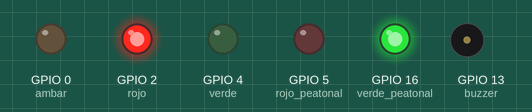
This program was run on a simulated ESP8266 board running MicroPython. On the bench: output pins drawn as LEDs (lit = HIGH), buzzer (waves = sounding, pin HIGH).

Above: at 2.0 s.
At 5.5 s:
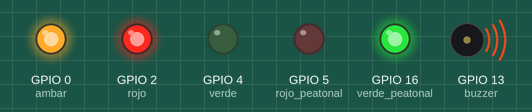
At 8.0 s:
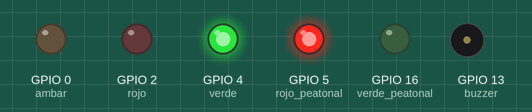
At 10.0 s:
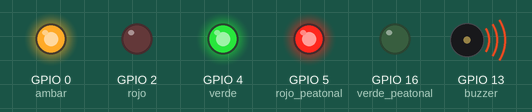
Timing chart, 0 to 14.3 s (numbered marks = the images above):
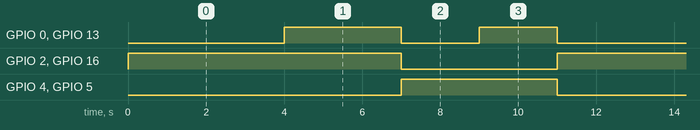

Measured:
- by itself, GPIO 0 (ambar), GPIO 13 (buzzer): repeats every 11.0 s: LOW 2.0 s, HIGH 2.0 s, LOW 4.0 s, HIGH 3.0 s
- by itself, GPIO 2 (rojo), GPIO 16 (verde_peatonal): alternates HIGH for 7.0 s and LOW for 4.0 s
- by itself, GPIO 4 (verde), GPIO 5 (rojo_peatonal): alternates HIGH for 4.0 s and LOW for 7.0 s

The program:

Clase_1.4__Sem_foro_Vehicular_y_Peatonal_.py
```python
from machine import Pin
import time

# Definir los pines de los LED
rojo = Pin(2, Pin.OUT)
ambar = Pin(0, Pin.OUT)
verde = Pin(4, Pin.OUT)
rojo_peatonal = Pin(5, Pin.OUT)
verde_peatonal = Pin(16, Pin.OUT)
buzzer = Pin(13, Pin.OUT)


# Bucle infinito
while True:
    # Rojo encendido
    rojo.value(1)
    ambar.value(0)
    buzzer.value(0)
    verde_peatonal.value(1)
    time.sleep(4)

    # buzzer y ámbar encendidos
    ambar.value(1)
    buzzer.value(1)
    time.sleep(3)

    # Rojo apagado, verde encendido
    rojo.value(0)
    verde_peatonal.value(0)
    verde.value(1)
    rojo_peatonal.value(1)
    ambar.value(0)
    buzzer.value(0)
    time.sleep(2)

    # Verde y ámbar encendidos
    ambar.value(1)
    buzzer.value(1)
    time.sleep(2)

    # Verde apagado
    verde.value(0)
    rojo_peatonal.value(0)
```
